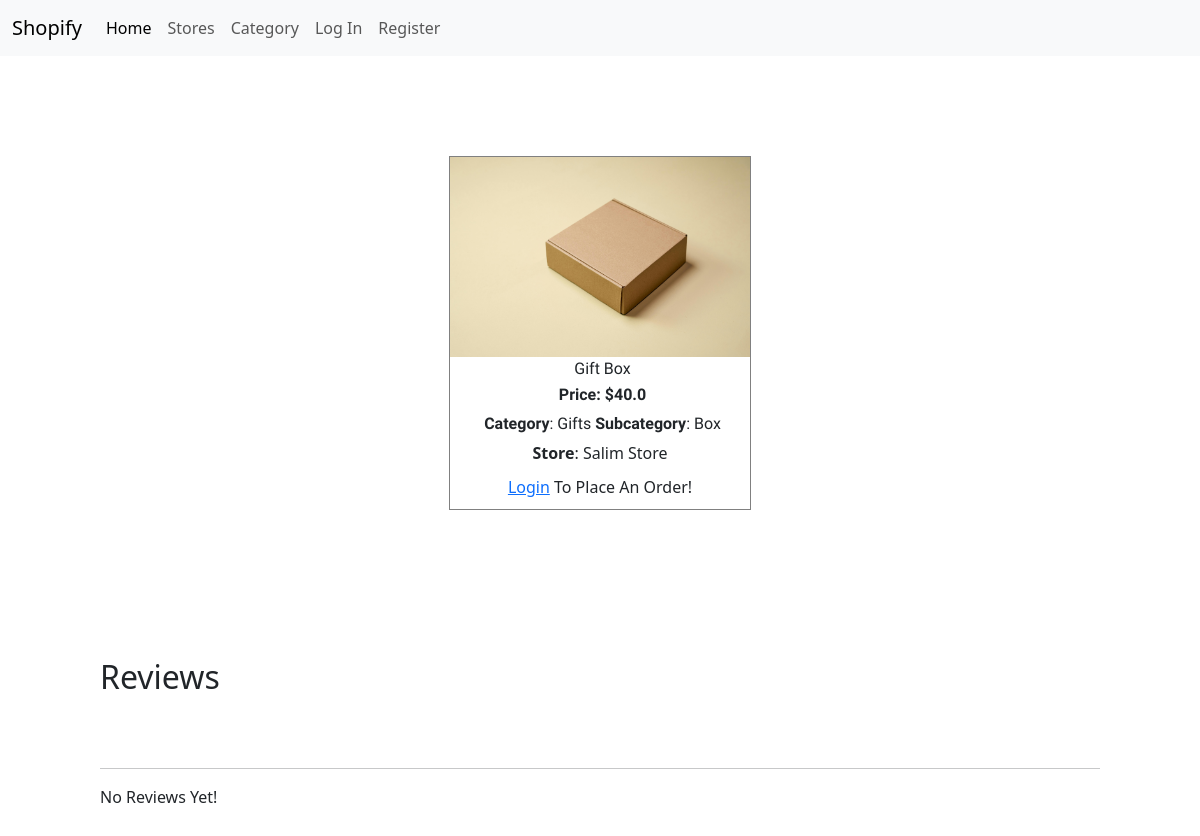
The app's page /product/detail/3 with its own data.
### base/models.py (models this page shows, shortened)
class Products(models.Model):
    image = models.ImageField(upload_to='product_images')
    name = models.CharField(max_length=299)
    price = models.FloatField(default=0)
    category = models.ForeignKey(Category, on_delete=models.PROTECT)
    subcategory = models.ForeignKey(SubCategory, on_delete=models.PROTECT)
    store = models.ForeignKey(Store, on_delete=models.PROTECT, null=True)
    date_created = models.DateTimeField(default=timezone.now)

class Category(models.Model):
    name = models.CharField(max_length=299)
    def __str__(self):
        return self.name

class SubCategory(models.Model):
    category_name = models.ForeignKey(Category, on_delete=models.PROTECT)
    subcategory_name = models.CharField(max_length=299)
    def __str__(self):
        return f"{self.subcategory_name}"

class Store(models.Model):
    name = models.CharField(max_length=299)
    address = models.CharField(max_length=299)
    website = models.CharField(max_length=299)
    def __str__(self):
        return self.name

### base/views.py (the view, shortened to what this page needs)
# urls.py: path('product/detail/<str:pk>', ProductDetailView.as_view(), name='product-detail'),
class ProductDetailView(DetailView):
    model = Products
    def get_context_data(self, **kwargs):
        context = super(ProductDetailView, self).get_context_data(**kwargs)
        review = Review.objects.filter(product=self.get_object())
        if self.request.user.is_authenticated:
            context['review_form'] = ReviewForm(instance=self.request.user)
        context["reviews"] = review
        return context

### templates/base/products_detail.html (shortened to what this page needs)
{% extends "base/base.html" %}
{% load static %}
{% block content %}
<div class="detail-container">
    <div class="detail-body">
        <img class="detail-image" src="{{ object.image.url }}">
        <div class="product-name">
            {{ object.name }}
        </div>
        <div class="product-price">
            <strong>Price</strong>: ${{ object.price }}
        </div>
        <p class="product-cat">
        <strong>Category</strong>: {{ object.category }}
        <strong>Subcategory</strong>: {{ object.subcategory }}
        </p>
        <div class="detail-store">
            <strong>Store</strong>: {{ object.store }}
        </div>
        <div class="buy">
            {% if user.is_authenticated %}
                <a class="btn btn-success" href="{% url 'add-to-cart' object.pk %}">Add To Cart</a>
                <a class="btn btn-secondary" href="#"> Buy Now </a>
            {% else %}
                <a href="{% url 'login' %}">Login</a> To Place An Order!
            {% endif %}
        </div>
    </div>
</div>
<br>
<br>
<div class="review-body">
    <h2>
        Reviews
    </h2>
    <br>
    <br>
    <hr>
    {% if reviews %}
        {% for review in reviews %}
            <strong>
                {{ review.name }}
                {{ review.date_added }}
            </strong>
            <div>
                {{ review.body }}
            </div>
                <div>
                    {% if image %}
                        <img class="review-image" src="{{ review.image.url }}" >
                    {% endif %}
                </div>
        {% endfor %}
    {% else %}
        No Reviews Yet!
    {% endif %}
</div>
<br>
<br>
{% endblock content %}

### static/css/main.css (style rules this page uses)
.product-name { font-family: "Roboto Condensed", serif; padding-left: 5px; }
.product-cat { font-family: "Roboto Condensed", serif; padding-left: 5px; margin: 0px; margin-top: 5px; margin-bottom: 5px; }
.product-price { margin-top: 2px; font-family: "Roboto Condensed", serif; padding-left: 5px; font-weight: bold; }
.detail-container { margin-top: 100px; text-align: center; }
.detail-body { border: 1px solid gray; text-align: center; display: inline-block; }
.detail-image { width: 300px; }
.detail-store { margin-bottom: 10px; }
.buy { text-align: center; padding-bottom: 10px; }
.review-body { margin: 100px; }

### records on screen
Products: image (picture), name "Gift Box", price "40.0", category "Gifts", subcategory "Box", store "Salim Store"
